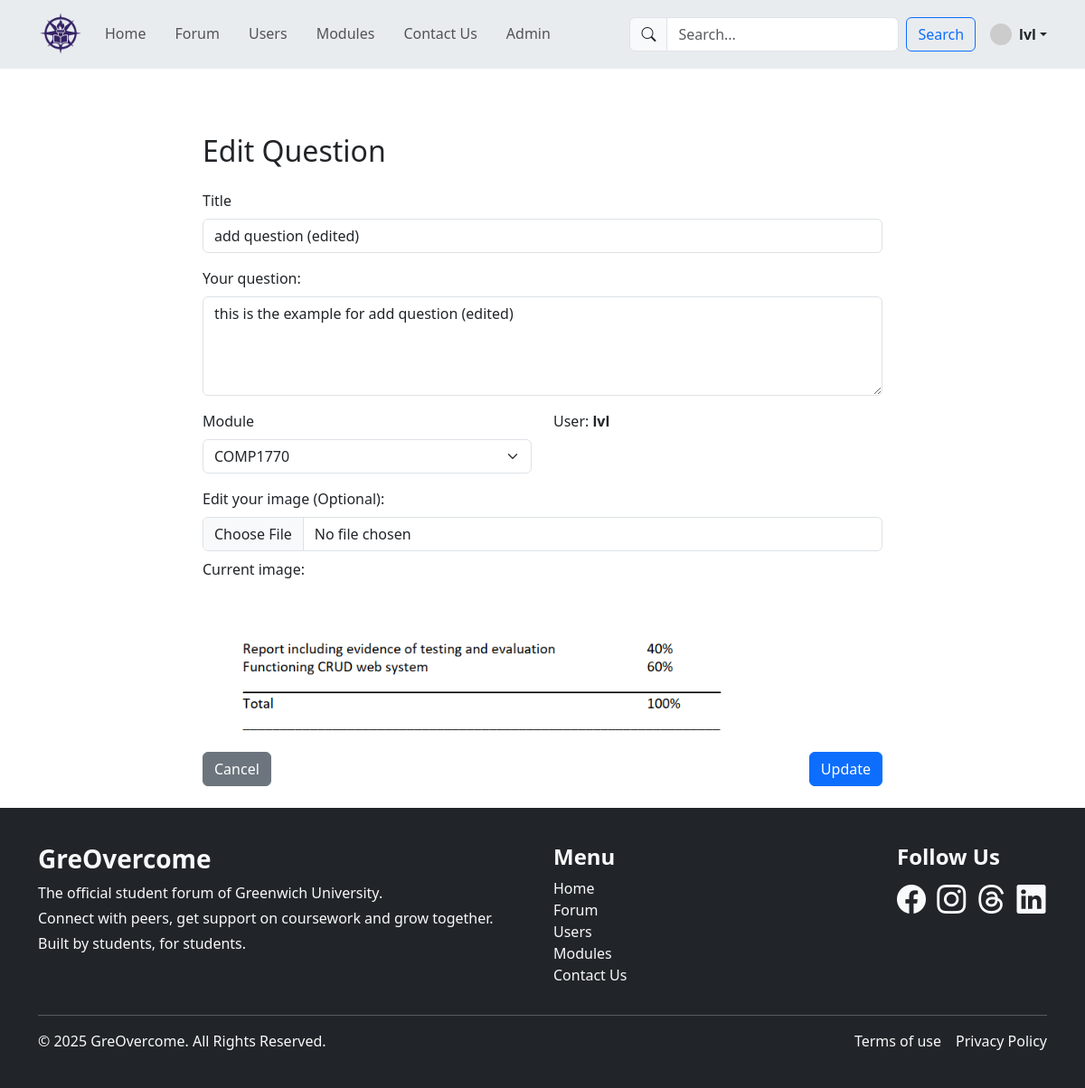
Screenshot of /coursework/user/edit_question.php?id=113 (signed in) with the database file from the repository.
### tables this page shows
CREATE TABLE `question` (
  `id` int(11) NOT NULL,
  `quest_title` text NOT NULL,
  `questtext` text NOT NULL,
  `questdate` datetime DEFAULT current_timestamp(),
  `images` text DEFAULT NULL,
  `userid` int(11) NOT NULL,
  `moduleid` int(11) NOT NULL
);

CREATE TABLE `module` (
  `id` int(11) NOT NULL,
  `name` varchar(255) DEFAULT NULL,
  `description` text DEFAULT NULL,
  `created_at` datetime DEFAULT current_timestamp()
);

CREATE TABLE `user` (
  `id` int(11) NOT NULL,
  `name` varchar(255) NOT NULL,
  `email` varchar(255) NOT NULL,
  `password` varchar(255) NOT NULL,
  `created_at` datetime DEFAULT current_timestamp(),
  `bio` text DEFAULT NULL
);

### coursework/user/edit_question.php (called while the page is built, shortened)
<?php
    include '../system/include/DatabaseConnection.php';
    include '../system/include/DatabaseFunction.php';
    try {
        if($_SERVER['REQUEST_METHOD'] === 'POST') {
            try {
                $imageName = null;
                $uploadOk = 1;
                $existingQuestion = getQuestionById($pdo, $_POST['id']);
                $imageName = $existingQuestion['images'];
                if (!empty($_FILES['fileToUpload']['name'])) {
                    $context = "edit";
                    $questionId = $_POST['id'];
                    include 'uploadimg.php';
                    if ($uploadOk == 0) {
                        exit();
                    }
                    $imageName = basename($_FILES['fileToUpload']['name']);
                }
                editQuestion(
                    $pdo,
                    $_POST['id'],
                    $_POST['quest_title'],
                    $_POST['questtext'],
                    $imageName,
                    $_POST['moduleid'],
                );
                header('location: view_question.php?id=' . urlencode($_POST['id']));
            } catch (PDOException $e) {
                $title = 'An error has occurred';
                $output = 'Database error: ' . $e->getMessage();
            }
        } else {
            $id = $_GET['id'] ?? null;
            $question = getQuestionById($pdo, $id);
            $modules = totalModules($pdo);
            include 'templates/edit_question.html.php';
        }
    } catch (PDOException $e) {
        $title = 'An error has occurred';
        $output = 'Error editing question: ' . $e->getMessage();
    }
    include 'templates/public_layout.html.php';

### coursework/system/include/DatabaseFunction.php (called while the page is built, shortened)
<?php
    function query($pdo, $sql, $parameters = []) {
        $query = $pdo->prepare($sql);
        $query->execute($parameters);
        return $query;
    }
    function getQuestionById($pdo, $id) {
        $parameters = [':id' => $id];
        $query = query($pdo,
                       'SELECT q.id, q.quest_title, q.questtext, q.questdate, q.images, q.userid, q.moduleid, u.name AS user_name, m.name AS module_name
                                FROM question q
                                JOIN user u ON q.userid = u.id
                                JOIN module m ON q.moduleid = m.id
                                WHERE q.id = :id',
                $parameters);
        return $query->fetch();
    }
    function totalModules($pdo) {
        $modules = query($pdo, 'SELECT * FROM module');
        return $modules->fetchAll();
    }

### coursework/user/templates/edit_question.html.php (the view, shortened to what this page needs)
<div class="container mt-5">
    <h2 class="mb-4">Edit Question</h2>
    <form action="" method="post" enctype="multipart/form-data">
        <div class="mb-3">
        <label for="quest_title" class="form-label">Title</label>
        <input type="text" name="quest_title" class="form-control" id="quest_title" value="<?= htmlspecialchars($question['quest_title']) ?>" required>
        </div>
        <div class="mb-3">
            <label for="questtext" class="form-label">Your question:</label>
            <textarea class="form-control" id="questtext" name="questtext" rows="4" required><?= htmlspecialchars($question['questtext']) ?></textarea>
        </div>
        <div class="row">
            <div class="col-md-6 mb-3">
                <label for="moduleid" class="form-label">Module</label>
                <select class="form-select" name="moduleid" id="moduleid" required>
                    <?php foreach ($modules as $module): ?>
                        <option value="<?= $module['id'] ?>" <?= $module['id'] == $question['moduleid'] ? 'selected' : '' ?>>
                            <?= htmlspecialchars($module['name']) ?>
                        </option>
                    <?php endforeach; ?>
                </select>
            </div>
            <div class="col-md-6 mb-3">
                <label for="userid" class="form-label text-truncate" style="max-width: 100px;" title="<?= htmlspecialchars($question['user_name'], ENT_QUOTES, 'UTF-8') ?>">
                    User: <strong><?= htmlspecialchars($question['user_name'], ENT_QUOTES, 'UTF-8') ?></strong>
                </label>
            </div>
        </div>
        <div class="mb-3">
            <label for="images" class="form-label">Edit your image (Optional):</label>
            <input class="form-control" type="file" name="fileToUpload" id="fileToUpload">
            <?php if ($question['images']): ?>
                <p class="mt-2">Current image:</p>
                <img src="images/<?= htmlspecialchars($question['images']) ?>" alt="Current Image" class="img-fluid mt-2" style="max-height: 150px;">
            <?php endif; ?>
        </div>
        <div class="d-flex justify-content-between">
            <a href="view_question.php?id=<?=$question['id']?>" class="btn btn-secondary">Cancel</a>
            <button type="submit" class="btn btn-primary">Update</button>
        </div>
    </form>
</div>

### coursework/user/style.css (style rules this page uses)
html, body { margin: 0; padding: 0; overflow-x: hidden; }

### coursework/user/templates/public_layout.html.php (style rules this page uses)
html, body { height: 100%; }
body { display: flex; flex-direction: column; }

### rows the page displays
question: quest_title "add question (edited)", questtext "this is the example for add question (edited)", moduleid "COMP1770", userid.name "lvl", images (picture)

### other values shown
$_SESSION['username'] "lvl"
